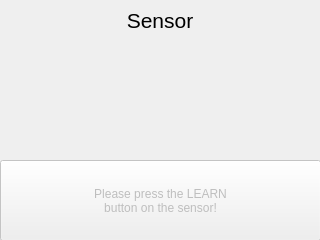
<?xml version="1.0" encoding="UTF-8"?>
<ui version="4.0">
 <class>LearnSensorForm</class>
 <widget class="QWidget" name="LearnSensorForm">
  <property name="geometry">
   <rect>
    <x>0</x>
    <y>0</y>
    <width>320</width>
    <height>240</height>
   </rect>
  </property>
  <widget class="QWidget" name="settingsHead" native="true">
   <property name="geometry">
    <rect>
     <x>0</x>
     <y>0</y>
     <width>320</width>
     <height>40</height>
    </rect>
   </property>
   <property name="autoFillBackground">
    <bool>false</bool>
   </property>
   <widget class="QLabel" name="settingLabel">
    <property name="geometry">
     <rect>
      <x>0</x>
      <y>0</y>
      <width>320</width>
      <height>40</height>
     </rect>
    </property>
    <property name="sizePolicy">
     <sizepolicy hsizetype="Expanding" vsizetype="Expanding">
      <horstretch>0</horstretch>
      <verstretch>0</verstretch>
     </sizepolicy>
    </property>
    <property name="font">
     <font>
      <family>Ubuntu</family>
      <pointsize>16</pointsize>
     </font>
    </property>
    <property name="text">
     <string>Sensor</string>
    </property>
    <property name="alignment">
     <set>Qt::AlignCenter</set>
    </property>
   </widget>
   <widget class="QPushButton" name="back">
    <property name="geometry">
     <rect>
      <x>0</x>
      <y>0</y>
      <width>51</width>
      <height>40</height>
     </rect>
    </property>
    <property name="sizePolicy">
     <sizepolicy hsizetype="Preferred" vsizetype="Expanding">
      <horstretch>0</horstretch>
      <verstretch>0</verstretch>
     </sizepolicy>
    </property>
    <property name="font">
     <font>
      <pointsize>14</pointsize>
     </font>
    </property>
    <property name="icon">
     <iconset resource="icons.qrc">
      <normaloff>:/settings/icons/arrow_left_white.svg</normaloff>:/settings/icons/arrow_left_white.svg</iconset>
    </property>
    <property name="iconSize">
     <size>
      <width>18</width>
      <height>18</height>
     </size>
    </property>
    <property name="flat">
     <bool>true</bool>
    </property>
   </widget>
  </widget>
  <widget class="QLabel" name="sensorLearnSuccess">
   <property name="geometry">
    <rect>
     <x>0</x>
     <y>170</y>
     <width>320</width>
     <height>44</height>
    </rect>
   </property>
   <property name="text">
    <string>Sensor identified!</string>
   </property>
   <property name="alignment">
    <set>Qt::AlignCenter</set>
   </property>
  </widget>
  <widget class="QPushButton" name="teachDescription">
   <property name="enabled">
    <bool>false</bool>
   </property>
   <property name="geometry">
    <rect>
     <x>0</x>
     <y>160</y>
     <width>321</width>
     <height>81</height>
    </rect>
   </property>
   <property name="text">
    <string>Please press the LEARN
button on the sensor!</string>
   </property>
  </widget>
 </widget>
 <resources>
  <include location="icons.qrc"/>
 </resources>
 <connections/>
</ui>
